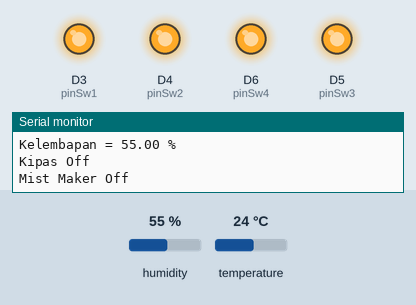
A program run on a simulated ESP8266 (Wemos D1 mini). Shown: output pins drawn as LEDs (lit = HIGH), the last lines printed to the serial monitor. The inputs (shaded band) are chosen by the test bench; at power-on: temperature 24 °C, humidity 55 %.

Above: at 2.8 s.
2.9 s: temperature set to 26 °C
5.6 s: temperature set to 29 °C
At 6.6 s:
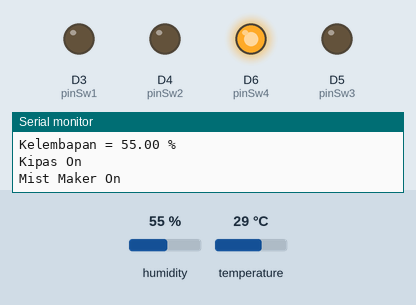
8.3 s: temperature set to 12 °C
At 11.3 s:
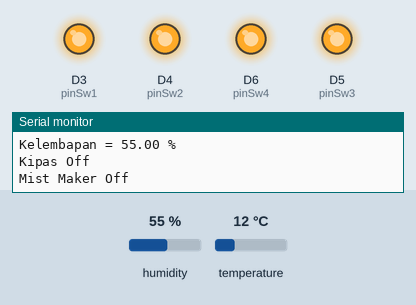
11.6 s: temperature set to 28 °C
At 12.6 s:
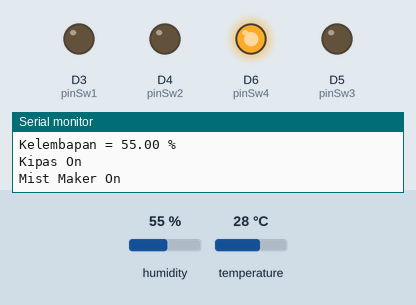
Timing chart, 0 to 14.6 s (numbered marks = the images above; inputs shaded):
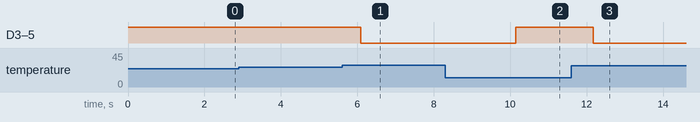

The program:

main.cpp
```cpp
#include <Arduino.h>
#include "DHT.h"

#define pinDHT D7
#define pinSw1 D3
#define pinSw2 D4
#define pinSw3 D5
#define pinSw4 D6

DHT dht(pinDHT, DHT11);
float suhu, kelembapan;

void setup()
{
  // put your setup code here, to run once:
  Serial.begin(115200);
  dht.begin();
  pinMode(pinSw1, OUTPUT);
  pinMode(pinSw2, OUTPUT);
  pinMode(pinSw3, OUTPUT);
  pinMode(pinSw4, OUTPUT);
  digitalWrite(pinSw1, HIGH);
  digitalWrite(pinSw2, HIGH);
  digitalWrite(pinSw3, HIGH);
  digitalWrite(pinSw4, HIGH);
}

void loop()
{
  // put your main code here, to run repeatedly:
  suhu = dht.readTemperature();
  kelembapan = dht.readHumidity();
  Serial.print("Suhu = ");
  Serial.print(suhu);
  Serial.println(" C");
  Serial.print("Kelembapan = ");
  Serial.print(kelembapan);
  Serial.println(" %");

  if (suhu > 27.50)
  {
    digitalWrite(pinSw1, LOW);
    digitalWrite(pinSw2, LOW);
    digitalWrite(pinSw3, LOW);
    Serial.println("Kipas On");
    Serial.println("Mist Maker On");
  }
  else
  {
    digitalWrite(pinSw1, HIGH);
    digitalWrite(pinSw2, HIGH);
    digitalWrite(pinSw3, HIGH);
    Serial.println("Kipas Off");
    Serial.println("Mist Maker Off");
  }

  delay(1000);
}
```

Measured:
- the behaviour switches between 27 and 28 °C on temperature (found by bisection; images 0 and 1)
- after the input at 5.6 s, D3 (pinSw1), D4 (pinSw2), D5 (pinSw3): HIGH → LOW after 0.50 s
- after the input at 8.3 s, D3 (pinSw1), D4 (pinSw2), D5 (pinSw3): LOW → HIGH after 1.8 s
- after the input at 11.6 s, D3 (pinSw1), D4 (pinSw2), D5 (pinSw3): HIGH → LOW after 0.57 s
